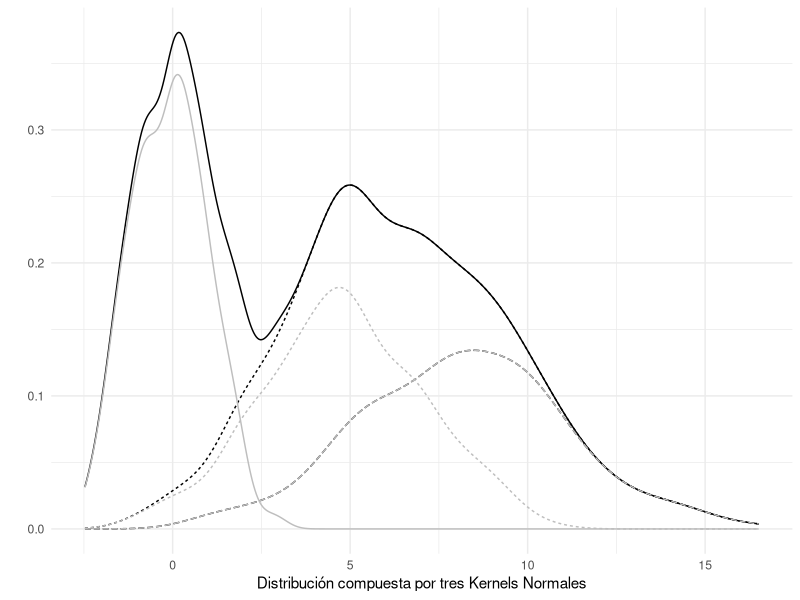

Generate this figure with R:
a<-rnorm(200,0,1) 
b<-rnorm(200,5,2) 
c<-rnorm(200,8,3) 
d<-c(a,b,c) 
df<-data.frame(d,id=rep(c(1,2,3),each=200)) 

require(ggplot2)

ggplot(df) +
  stat_density(aes(x = d,  linetype = as.factor(id)), position = "stack", geom = "line", show.legend = F) +
  stat_density(aes(x = d,  linetype = as.factor(id)), position = "identity", geom = "line", color = "grey", show.legend = F)+
  ylab("")+xlab("Distribución compuesta por tres Kernels Normales")+ theme_minimal()

